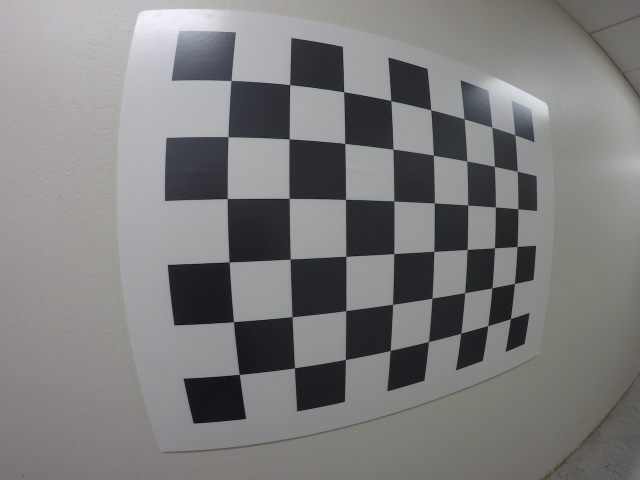
#> input picture term1/advanced_lane_finding/ALL_IN_ON_demo/calibration_wide/GOPR0032.jpg, 1280 x 960 px (shown at 1/2 size); its folder holds only this picture in this run
$ jupyter execute --allow-errors all_in_one.ipynb   (shell and % lines are left out)   (older library calls are emulated)
#> lines starting #> are read from the running program, lines starting #| are printed output that depends on the picture
[cell 1]
#camera calibration
import numpy as np
import cv2
import glob

# prepare object points, like (0,0,0), (1,0,0), (2,0,0) ....,(6,5,0)
objp = np.zeros((6*8,3), np.float32)
objp[:,:2] = np.mgrid[0:8, 0:6].T.reshape(-1,2)

# Arrays to store object points and image points from all the images.
objpoints = [] # 3d points in real world space
imgpoints = [] # 2d points in image plane.

# Make a list of calibration images
images = glob.glob('calibration_wide/GO*.jpg')

# Step through the list and search for chessboard corners
for idx, fname in enumerate(images):
    img = cv2.imread(fname)
#> img is the input picture: shape (960, 1280, 3); mean B, G, R 124.7, 124.9, 125.1
    gray = cv2.cvtColor(img, cv2.COLOR_BGR2GRAY)

    # Find the chessboard corners
    ret, corners = cv2.findChessboardCorners(gray, (8,6), None)
#> ret = True; corners = 48 rows, first 8: [462.6, 161.3], [579.9, 169.7], [687.9, 184.1], [782.3, 201.7], [862.1, 220.2], [928.7, 238.1], [984.4, 254.6], [1030.1, 270]

    # If found, add object points, image points
    if ret == True:
        objpoints.append(objp)
        imgpoints.append(corners)

img = cv2.imread('calibration_wide/GOPR0069.jpg')
#> (the rest of this cell did not finish here and is left out)

[cell 2]
#image undistortion
import pickle
import cv2
import numpy as np
import matplotlib.pyplot as plt
import matplotlib.image as mpimg
# Read in the saved camera matrix and distortion coefficients
# These are the arrays you calculated using cv2.calibrateCamera()
dist_pickle = pickle.load( open( "calibration_wide/wide_dist_pickle.p", "rb" ) )
#> (reads term1/advanced_lane_finding/ALL_IN_ON_demo/calibration_wide/wide_dist_pickle.p from the repository)
mtx = dist_pickle["mtx"]
dist = dist_pickle["dist"]

# Read in an image
img = cv2.imread('test6.jpg')
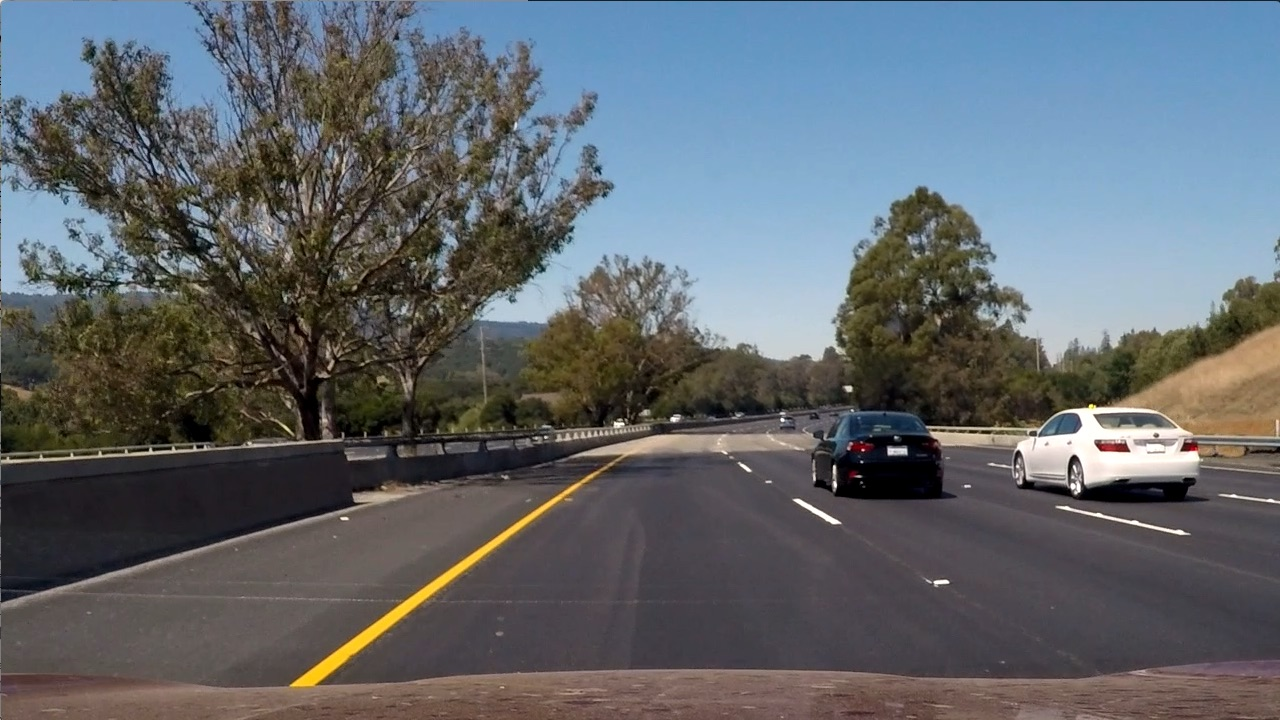
#> input picture term1/advanced_lane_finding/ALL_IN_ON_demo/test6.jpg, 1280 x 720 px
#> img is the input picture: shape (720, 1280, 3); mean B, G, R 107.9, 102.6, 97
dst = cv2.undistort(img, mtx, dist, None, mtx)
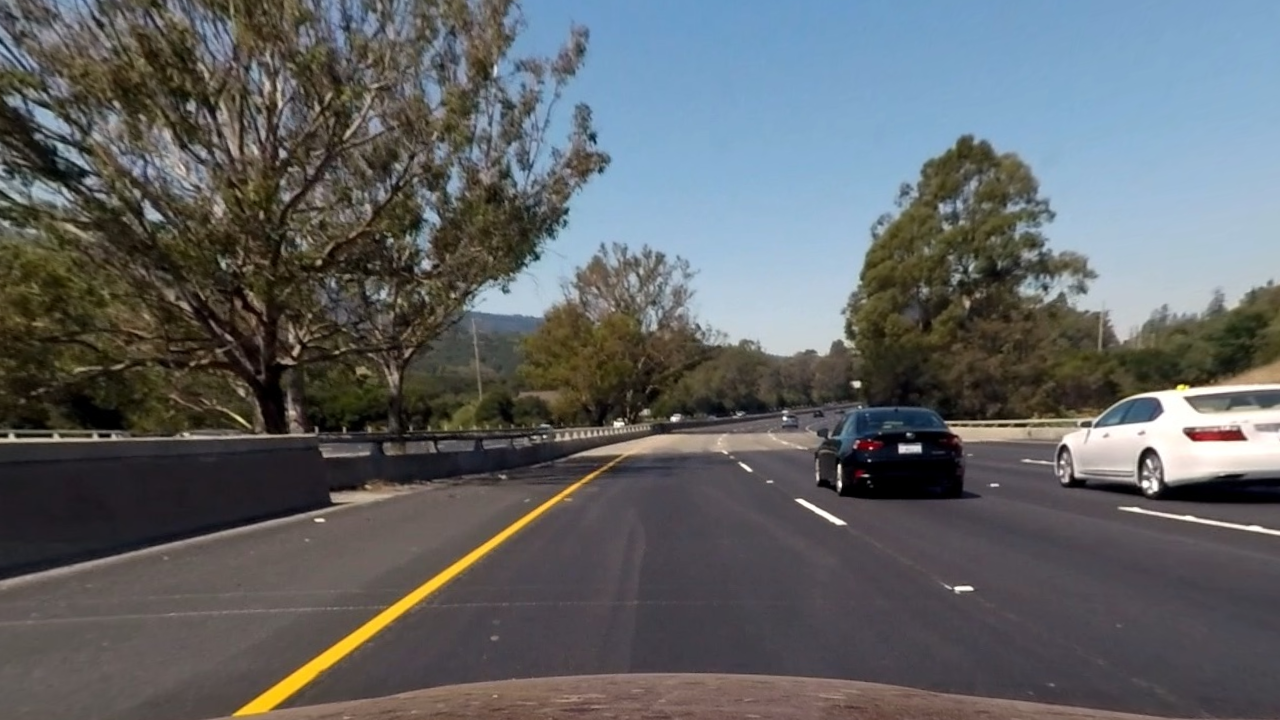
#> dst: shape (720, 1280, 3); mean B, G, R 100.5, 98.7, 95.9
cv2.imwrite('test6_undist.jpg',dst)

f, (ax1, ax2) = plt.subplots(1, 2, figsize=(20,10))
img = cv2.cvtColor(img, cv2.COLOR_BGR2RGB)
ax1.imshow(img)
ax1.set_title('Original Image', fontsize=30)
dst = cv2.cvtColor(dst, cv2.COLOR_BGR2RGB)
ax2.imshow(dst)
ax2.set_title('Undistorted Image', fontsize=30)
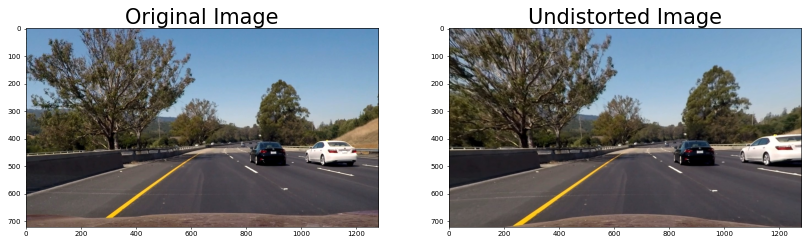
#> figure drawn by matplotlib, 2 panels

[cell 3]
#color and gradient selection
import numpy as np
import cv2
import matplotlib.pyplot as plt
import matplotlib.image as mpimg

image = mpimg.imread('test6_undist.jpg')

# Edit this function to create your own pipeline.
# [25 lines left out: function pipeline, not called in this run]

#> (the rest of this cell did not finish here and is left out)

[cell 4]
#perform perspective transform
#color and gradient selection
import numpy as np
import cv2
import matplotlib.pyplot as plt
import matplotlib.image as mpimg

image = mpimg.imread('test6_undist.jpg')

# Edit this function to create your own pipeline.
# [25 lines left out: function pipeline, not called in this run]

#> (the rest of this cell did not finish here and is left out)

[cell 5]
#detect lines
import numpy as np
import cv2
import matplotlib.pyplot as plt
import matplotlib.image as mpimg

img = cv2.imread("warped.jpg",0)
print(np.shape(img))
